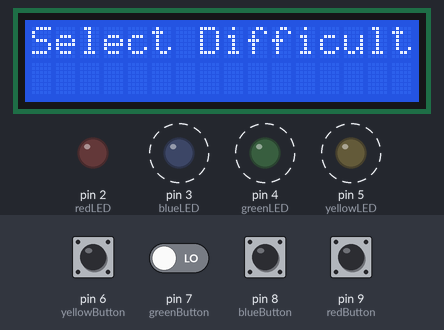
This sketch was run on a simulated Arduino Uno, built with avr-gcc and run on an emulated ATmega328P. Shown: 16×2 character LCD, output pins drawn as LEDs (lit = HIGH). Dashed ring = blinking. The test bench sets the inputs (shaded band); at power-on: pin 6 (yellowButton), pin 7 (greenButton), pin 8 (blueButton), pin 9 (redButton) LOW. Random numbers use the default seed unless the sketch sets one.

Above: at 3.8 s.
3.9 s: pin 6 (yellowButton) pulled HIGH for 1.3 s
At 4.4 s:
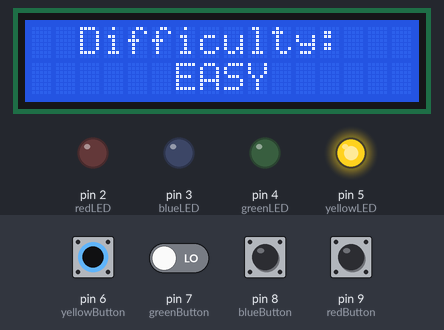
7.7 s: pin 9 (redButton) pulled HIGH for 1.3 s
At 8.6 s:
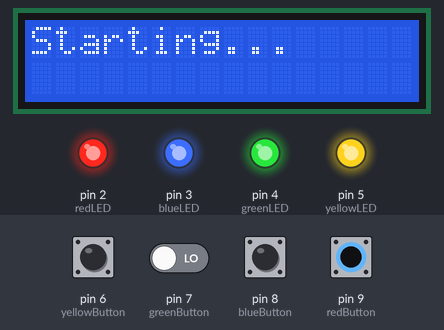
13.2 s: pin 7 (greenButton) driven HIGH and pin 9 (redButton) driven HIGH
At 16.9 s:
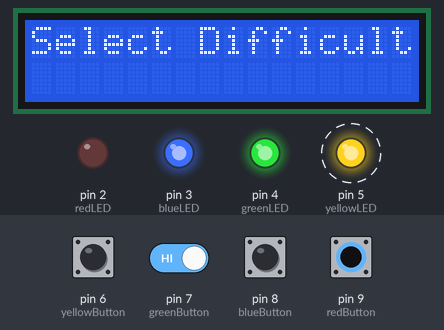
17.4 s: pin 8 (blueButton) pulled HIGH for 1.3 s
At 18.8 s:
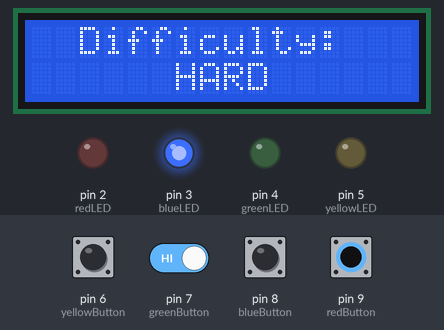
21.2 s: pin 6 (yellowButton) driven HIGH and pin 8 (blueButton) driven HIGH
24.3 s: pin 8 (blueButton) driven LOW
At 30.7 s:
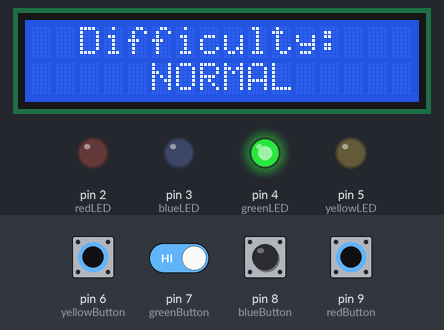
Timing chart, 0 to 31.1 s (numbered marks = the images above; inputs shaded):
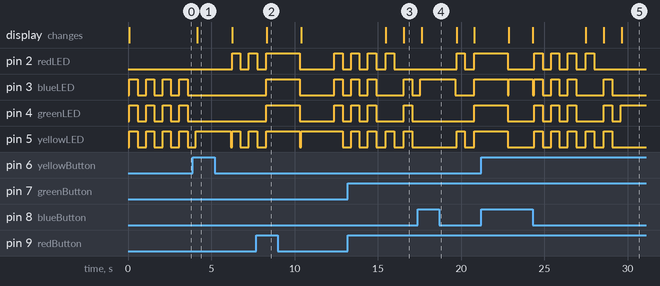

Measured:
- after the input at 3.9 s, pin 2 (redLED): LOW → HIGH after 2.3 s, → LOW 0.50 s later, → HIGH 0.50 s later; the display: changes after 0.26 s (image 1)
- after the input at 7.7 s, pin 3 (blueLED), pin 4 (greenLED): LOW → HIGH after 0.61 s, → LOW 2.0 s later, → HIGH 2.1 s later, → LOW 0.50 s later; the display: changes after 0.62 s (image 2)
- after the input at 24.3 s, pin 2 (redLED): alternates HIGH for 0.50 s and LOW for 0.50 s, 8 changes in all, then stays LOW, starting after 0.10 s; pin 3 (blueLED): HIGH → LOW at once, → HIGH 0.10 s later, → LOW 0.50 s later, → HIGH 0.50 s later, … (9 changes in this stretch)
- by itself, pin 3 (blueLED), pin 4 (greenLED): alternates HIGH for 0.50 s and LOW for 0.50 s

The sketch:

goofy_ahh_wack_a_mole1.ino
```cpp
#include <LiquidCrystal_I2C.h>
#include <Wire.h>
LiquidCrystal_I2C lcd(34 , 16, 2);

const int redLED = 2; const int blueLED = 3; const int greenLED = 4; const int yellowLED = 5; const int redButton = 9; const int blueButton = 8; const int greenButton = 7; const int yellowButton = 6; unsigned long Time = millis(); int over = 2000; bool overr = false;bool start = false;int score = 0;bool rediff = false;

void setup()
{
  pinMode(2, OUTPUT); pinMode(3, OUTPUT); pinMode(4, OUTPUT); pinMode(5, OUTPUT); pinMode(9, INPUT); pinMode(8, INPUT); pinMode(7, INPUT); pinMode(6, INPUT);
}

void loop() {
  score = 0;
  overr = false;
  if(start == false && rediff == false){
    lcd.init();
    lcd.backlight();
    lcd.print("Select Difficulty!");
    while(true){
    digitalWrite(blueLED, HIGH);
    digitalWrite(greenLED, HIGH);
    digitalWrite(yellowLED, HIGH);
    delay(500);
    digitalWrite(blueLED, LOW);
    digitalWrite(greenLED, LOW);
    digitalWrite(yellowLED, LOW);
    delay(500);
    if (digitalRead(blueButton) == HIGH) {
    digitalWrite(blueLED, HIGH);
    over = 500;
    lcd.init();
    lcd.backlight();
    lcd.setCursor(2, 0);
    lcd.print("Difficulty:");
    lcd.setCursor(6, 1);
    lcd.print("HARD");
    delay(2000);
    digitalWrite(blueLED, LOW);
      start = true;
      break;
  } else if (digitalRead(greenButton) == HIGH) {
    digitalWrite(greenLED, HIGH);
    over = 1000;
    lcd.init();
    lcd.backlight();
    lcd.setCursor(2, 0);
    lcd.print("Difficulty:");
    lcd.setCursor(5, 1);
    lcd.print("NORMAL");
    delay(2000);
    digitalWrite(greenLED, LOW);
      start = true;
      break;
  } else if (digitalRead(yellowButton) == HIGH) {
    digitalWrite(yellowLED, HIGH);
    over = 2000;
    lcd.init();
    lcd.backlight();
    lcd.setCursor(2, 0);
    lcd.print("Difficulty:");
    lcd.setCursor(6, 1);
    lcd.print("EASY");
    delay(2000);
    digitalWrite(yellowLED, LOW);
      start = true;
      break;
  }
    }
 }
  rediff = false;
  lcd.init();
  lcd.backlight();
  lcd.print("Hold the button");
  lcd.setCursor(3, 1);
  lcd.print("to begin");
  while (true) {
    digitalWrite(redLED, HIGH);
    digitalWrite(yellowLED, HIGH);
    delay(500);
    digitalWrite(redLED, LOW);
    digitalWrite(yellowLED, LOW);
    delay(500);
    if (digitalRead(redButton) == HIGH || digitalRead(yellowButton) == HIGH) {
      break;
    }
  }
  if(digitalRead(yellowButton) == HIGH ){
      digitalWrite(yellowLED, HIGH);
      delay(2000);
      digitalWrite(yellowLED, LOW);
      start = false;
  }
    if (digitalRead(redButton) == HIGH) {
    lcd.init();
    lcd.backlight();
    digitalWrite(redLED, HIGH);
    digitalWrite(blueLED, HIGH);
    digitalWrite(greenLED, HIGH);
    digitalWrite(yellowLED, HIGH);
    lcd.print("Starting...");
    delay(2000);
    digitalWrite(redLED, LOW);
    digitalWrite(blueLED, LOW);
    digitalWrite(greenLED, LOW);
    digitalWrite(yellowLED, LOW);
    lcd.init();
    lcd.backlight();
    lcd.print("Score:");
    lcd.setCursor(7, 0);
    lcd.print(score);
    while(true)
    {
      if (overr == true) {
        break;
      }
      digitalWrite(random(2, 6), HIGH);
      Time = millis();
      while (digitalRead(redLED) == HIGH || digitalRead(blueLED) == HIGH || digitalRead(greenLED) == HIGH || digitalRead(yellowLED) == HIGH)
      {
        if ((millis() - Time) > over) {
          overr = true;
          Serial.println(millis());
          Serial.println(Time);
          break;
        }
        if (digitalRead(redLED) == HIGH)
        {
          if (digitalRead(redButton) == HIGH)
          {
            while(digitalRead(redButton) == HIGH);
            digitalWrite(redLED, LOW);
            lcd.setCursor(7, 0);
            score++;
            lcd.print(score);
          } else if (digitalRead(blueButton) == HIGH || digitalRead(greenButton) == HIGH || digitalRead(yellowButton) == HIGH) {
            overr = true;
            break;
          }
        }

        if (digitalRead(blueLED) == HIGH)
        {
          if (digitalRead(blueButton) == HIGH)
          {
            while(digitalRead(blueButton) == HIGH);
            digitalWrite(blueLED, LOW);
            lcd.setCursor(7, 0);
            score++;
            lcd.print(score);
          } else if (digitalRead(redButton) == HIGH || digitalRead(greenButton) == HIGH || digitalRead(yellowButton) == HIGH) {
            overr = true;
            break;
          }
        }

        if (digitalRead(greenLED) == HIGH)
        {
          if (digitalRead(greenButton) == HIGH)
          {
            while(digitalRead(greenButton) == HIGH);
            digitalWrite(greenLED, LOW);
            lcd.setCursor(7, 0);
            score++;
            lcd.print(score);
          } else if (digitalRead(redButton) == HIGH || digitalRead(blueButton) == HIGH || digitalRead(yellowButton) == HIGH) {
            overr = true;
            break;
          }
        }

        if (digitalRead(yellowLED) == HIGH)
        {
          if (digitalRead(yellowButton) == HIGH)
          {
            while(digitalRead(yellowButton) == HIGH);
            digitalWrite(yellowLED, HIGH);
            lcd.setCursor(7, 0);
            score++;
            lcd.print(score);

          } else if (digitalRead(redButton) == HIGH || digitalRead(blueButton) == HIGH || digitalRead(greenButton) == HIGH) {
            overr = true;
            break;
          }
        }
        delay(100);
      }

    }
    if(overr == true){
    for (int i = 0; i < 3; i++) {
      digitalWrite(redLED, HIGH);
      digitalWrite(blueLED, HIGH);
      digitalWrite(greenLED, HIGH);
      digitalWrite(yellowLED, HIGH);

      delay(500);

      digitalWrite(redLED, LOW);
      digitalWrite(blueLED, LOW);
      digitalWrite(greenLED, LOW);
      digitalWrite(yellowLED, LOW);

      delay(500);
    }
    }
    if (overr == true) {
      lcd.init();
      lcd.backlight();
      lcd.setCursor(3, 0);
      lcd.print("GAME OVER!");
      lcd.setCursor(0, 1);
      lcd.print("Your score: ");
      lcd.print(score);
      overr = false;
      while(true){
        digitalWrite(redLED, HIGH);
        digitalWrite(yellowLED, HIGH);
        delay(500);
        digitalWrite(redLED, LOW);
        digitalWrite(yellowLED, LOW);
        delay(500);
        if(digitalRead(redButton) == HIGH){
          start = false;
          break;
        }else if(digitalRead(yellowButton) == HIGH){
          rediff = true;
          start = false;
          break;
        }
      }
    }

    }
  }
```
